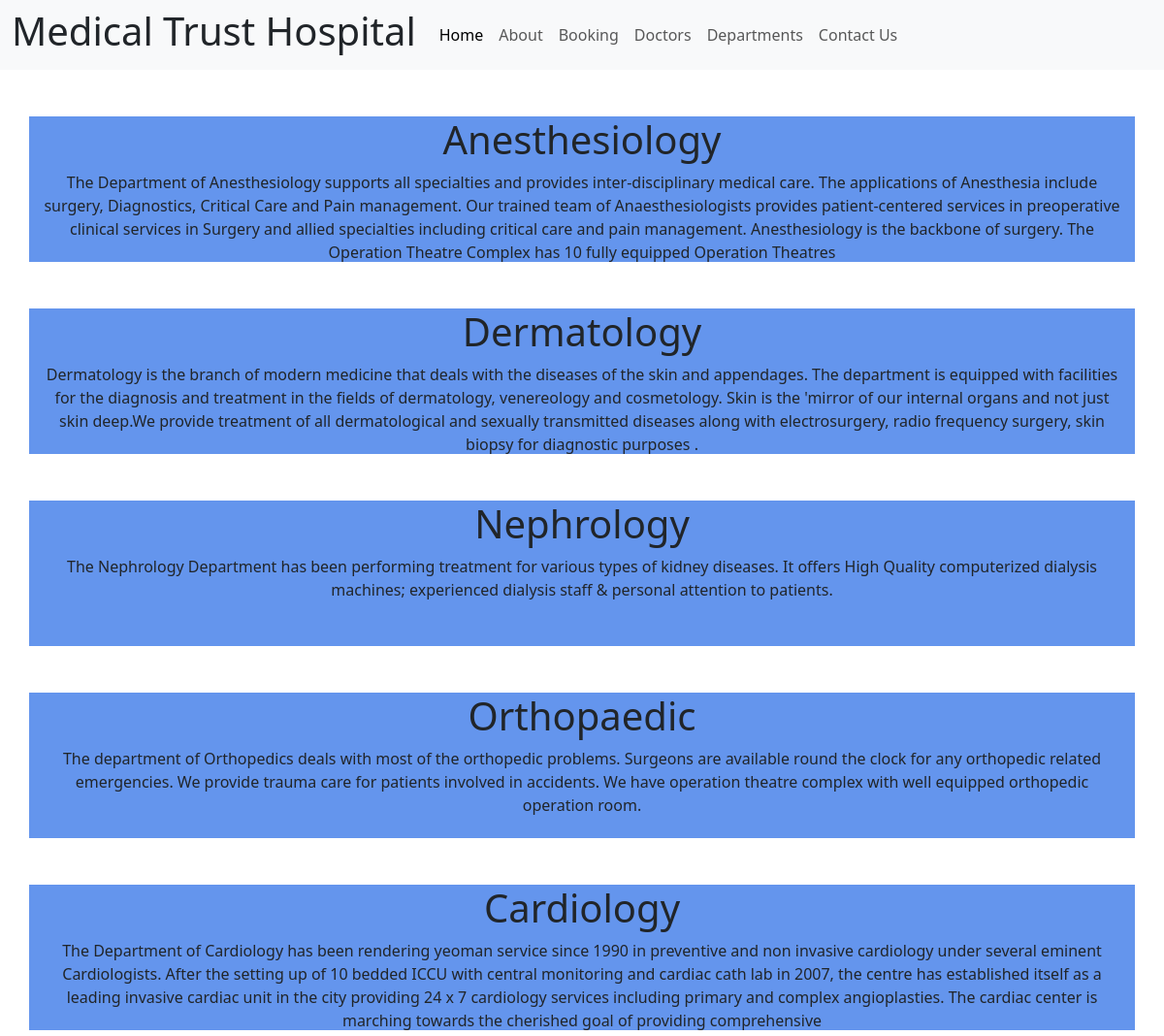
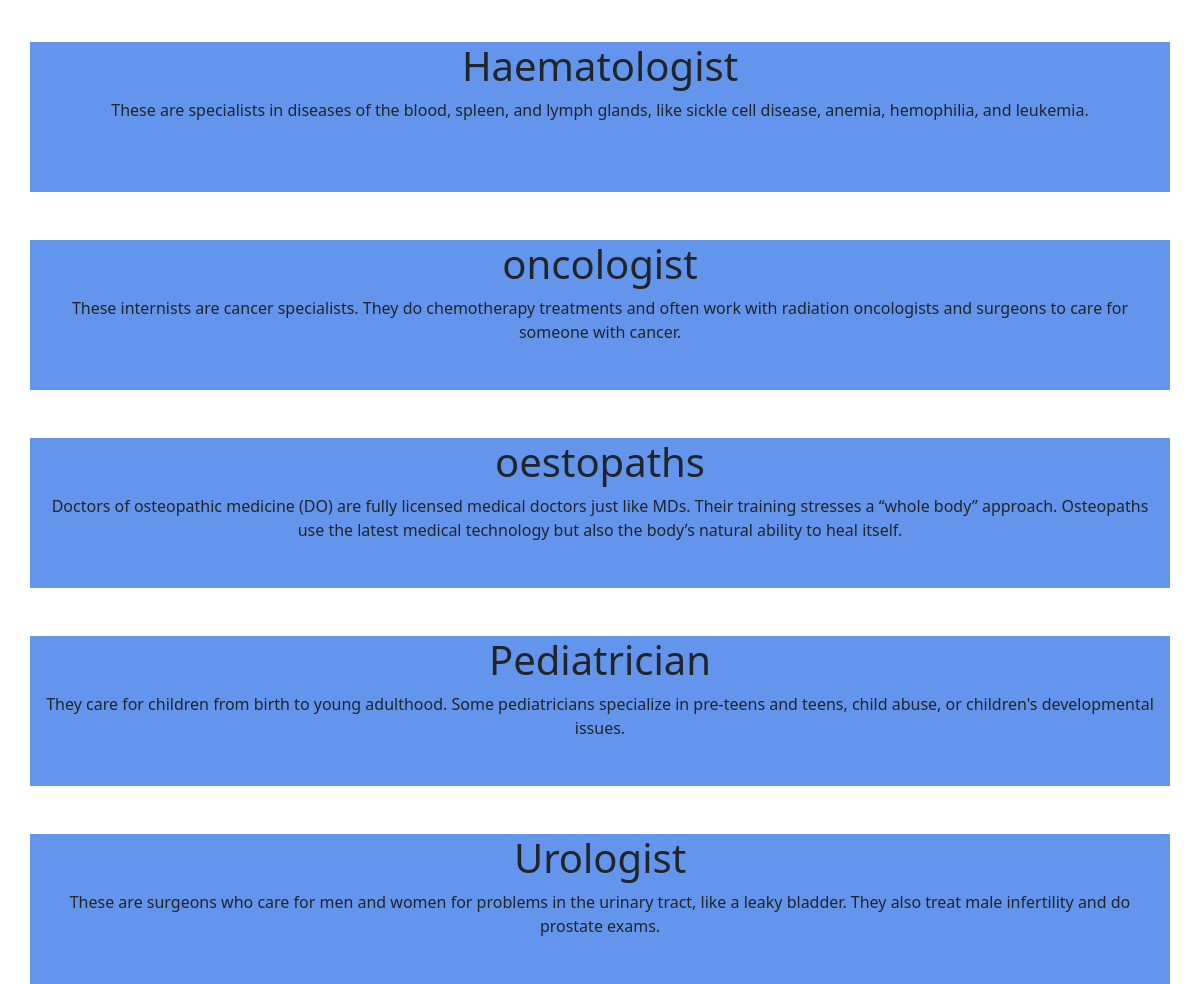
The page /departmentview on the database its author committed (2 pictures, top to bottom).
### projapp1/models.py (models this page shows, shortened)
class department(models.Model):
    department=models.CharField(max_length=200)
    description=models.TextField(max_length=500)

### projapp1/views.py (the view)
# urls.py: path('departmentview',views.departmentview,name='departmentview'),
def departmentview(request):
    dict_dept={'dept':department.objects.all()}
    return render(request,'department.html',dict_dept)

### templates/department.html
{% extends 'base.html'%}
{% block content %}
{% load static %}
{% for item  in dept %}
 <div class="container" style="text-align:center;background-color:#6495ED;height:150px;">
     <div class="row mt-5">
         <h1>{{item.department}}</h1>
         <p> {{item.description}}</p>
     </div>
 </div>
{% endfor%}
{% endblock %}

### rows shown on the page
department: department "Anesthesiology", description "The Department of Anesthesiology supports all specialties and provides inter-disciplinary medical care. The applications of Anesthesia include surgery, Diagnostics, Critical Care and Pain management. Our trained team of Anaesthesiologists provides patient-centered services in preoperative clinical services in Surgery and allied specialties including critical care and pain management. Anesthesiology is the backbone of surgery. The Operation Theatre Complex has 10 fully equipped Operation Theatres"
department: department "Dermatology", description "Dermatology is the branch of modern medicine that deals with the diseases of the skin and appendages. The department is equipped with facilities for the diagnosis and treatment in the fields of dermatology, venereology and cosmetology. Skin is the 'mirror of our internal organs and not just skin deep.We provide treatment of all dermatological and sexually transmitted diseases along with electrosurgery, radio frequency surgery, skin biopsy for diagnostic purposes ."
department: department "Nephrology", description "The Nephrology Department has been performing treatment for various types of kidney diseases. It offers High Quality computerized dialysis machines; experienced dialysis staff & personal attention to patients."
department: department "Orthopaedic", description "The department of Orthopedics deals with most of the orthopedic problems. Surgeons are available round the clock for any orthopedic related emergencies. We provide trauma care for patients involved in accidents. We have operation theatre complex with well equipped orthopedic operation room."
department: department "Cardiology", description "The Department of Cardiology has been rendering yeoman service since 1990 in preventive and non invasive cardiology under several eminent Cardiologists. After the setting up of 10 bedded ICCU with central monitoring and cardiac cath lab in 2007, the centre has established itself as a leading invasive cardiac unit in the city providing 24 x 7 cardiology services including primary and complex angioplasties. The cardiac center is marching towards the cherished goal of providing comprehensive"
department: department "Haematologist", description "These are specialists in diseases of the blood, spleen, and lymph glands, like sickle cell disease, anemia, hemophilia, and leukemia."
department: department "oncologist", description "These internists are cancer specialists. They do chemotherapy treatments and often work with radiation oncologists and surgeons to care for someone with cancer."
department: department "oestopaths", description "Doctors of osteopathic medicine (DO) are fully licensed medical doctors just like MDs. Their training stresses a “whole body” approach. Osteopaths use the latest medical technology but also the body’s natural ability to heal itself."
department: department "Pediatrician", description "They care for children from birth to young adulthood. Some pediatricians specialize in pre-teens and teens, child abuse, or children's developmental issues."
department: department "Urologist", description "These are surgeons who care for men and women for problems in the urinary tract, like a leaky bladder. They also treat male infertility and do prostate exams."
